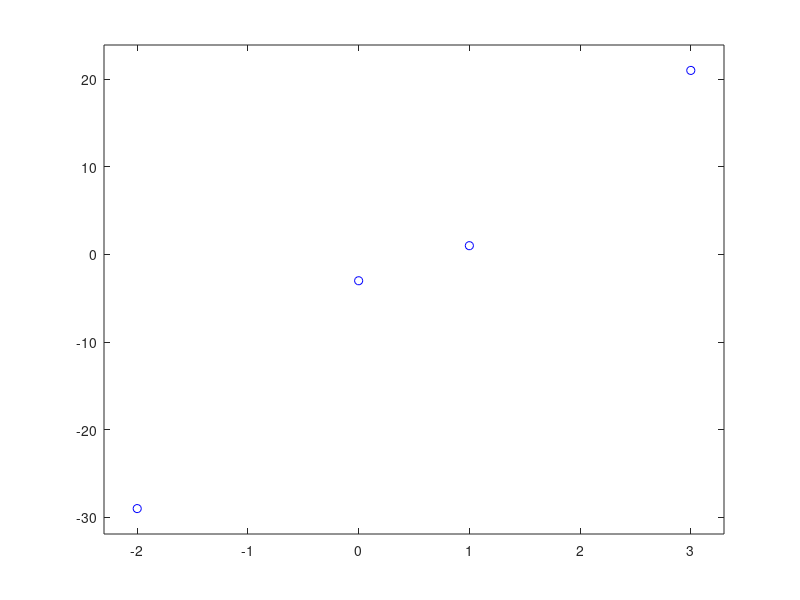

Reproduce this figure in MATLAB. (Note: this script raises an error after producing the figure.)
clear; clc;
close all;

%%auch Diskrete Approximation im Mittel

%Datenstützpunkte m+1
xi = [-2 0 1 3];
yi = [-29 -3 1 21];

%Datenpunkte plotten
figure;
plot(xi,yi,'ob');
Puffer_X = max(abs(xi))*0.1;
Puffer_Y = max(abs(yi))*0.1;
axis([min(xi)-Puffer_X, max(xi)+Puffer_X, min(yi)-Puffer_Y, max(yi)+Puffer_Y]);
hold on;

% gewünschter Grad des Polynoms
n = 1;

%Matrix und Vektor für GLS aufstellen --> Aufstellen des Gleichungssystems
%%% A enthält auf den Diagonalen (von links unten nach rechts oben) die
%%% Summen von x^i beginnend mit A11 = Summe aus x^0 (Anzahl der Stützstellen), dann A21 und A12 = Summe aus x^3, usw.  
A = zeros(n+1);
for i = 1:n+1
    for j = 1:n+1
        A(i,j) = sum(xi.^(i+j-2));
    end
end
disp('x-Summen-Matrix (linke Seite):')
disp(A); disp(' ');

%%% ys enthhält von oben nach unten die Summe von y*xi beginnend mit i = 0
%%% (also erster Eintrag ist nur Summe von Y)
ys = zeros(n+1,1);
for i = 1:n+1
    ys(i) = sum(yi.*xi.^(i-1));
end
disp('yx-Summen-Vektor (rechte Seite):');
disp(ys); disp(' ');

%Koeffizientenberechnung
%%% Löst das Gleichungssystem
a = A\ys;
disp('Koeffizienten:');
disp(a); disp(' ');

%Polynom bilden
phi = 0;
syms x;
for i = 1:n+1
    phi = phi + a(i)*x^(i-1);
end

phi = simplify(phi);
disp('Approximationspolynom:');
disp(['phi = ', char(phi)]);
xp = -3 : 1e-3 : 4;
yp = subs(phi,xp);
plot(xp,yp);
